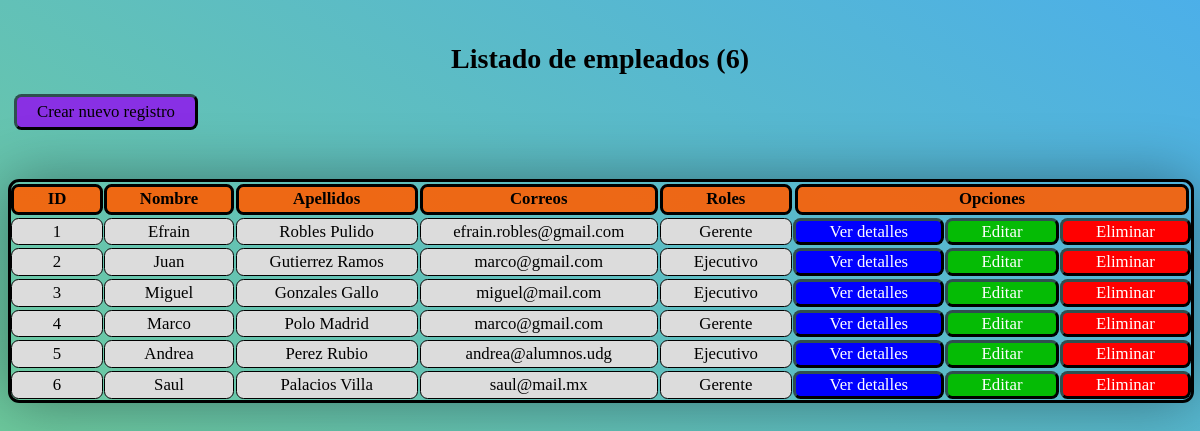
The app's page /B2/Administrador/empleados_lista.php with its own data.
### tables this page shows
CREATE TABLE `empleados` (
  `id` int(11) NOT NULL,
  `nombre` varchar(128) NOT NULL,
  `apellidos` varchar(128) NOT NULL,
  `correo` varchar(128) NOT NULL,
  `pass` varchar(32) NOT NULL,
  `rol` int(1) NOT NULL,
  `archivo_n` varchar(255) NOT NULL,
  `archivo` varchar(128) NOT NULL,
  `status` int(1) NOT NULL DEFAULT 1,
  `eliminado` int(1) NOT NULL DEFAULT 0
);

### B2/Administrador/empleados_lista.php (the view, shortened to what this page needs)
<?php
    $con = conecta();
?>
<html>
    <head>
        <link href="./css/style.css?v=<?php echo time(); ?>" rel="stylesheet" type="text/css">
    </head>
    <body>
        <?php
            $sql = "SELECT * FROM empleados
                    WHERE status = 1 AND eliminado = 0";
            $res = $con->query($sql);
            $num = $res->num_rows;
            echo "<br><h1>Listado de empleados ($num)</h1>";
        ?>
        <a class='opciones' id="crearRegistro" href="./empleados_alta.php">Crear nuevo registro</a><br><br>
        <br>
        <div class="table">
            <div class='header' id="id"><b>ID</b></div>
            <div class='header' id="nombre"><b>Nombre</b></div>
            <div class='header' id="apellidos"><b>Apellidos</b></div>
            <div class='header' id="correo"><b>Correos</b></div>
            <div class='header' id="rol"><b>Roles</b></div>
            <div class="header" id="opciones"><b>Opciones</b></div>
            <?php
                while($row = $res->fetch_array()){
                    $id = $row["id"];
                    $nombre = $row["nombre"];
                    $apellidos = $row["apellidos"];
                    $correo = $row["correo"];
                    if ($row["rol"] == 1){
                        $rol = "Gerente";
                    }elseif ($row["rol"] == 2){
                        $rol = "Ejecutivo";
                    }
                    echo "<div class='info' id='$id'>$id</div>
                        <div class='info' id='nombre'>$nombre</div>
                        <div class='info' id='apellidos'>$apellidos</div>
                        <div class='info' id='correro'>$correo</div>
                        <div class='info' id='rol'>$rol</div>
                        <a class='opciones' id='detalles' href='detalles.com'>Ver detalles</a>
                        <a class='opciones' id='editar' href='editar.com'>Editar</a>
                        <a class='opciones' id='eliminar' href='./empleados_elimina.php?id=$id'>Eliminar</a>";
                }
            ?>
        </div>
    </body>

### B2/Administrador/css/style.css (style rules this page uses)
body { background: linear-gradient(-145deg,#35a5e6e2,#74d185f9); font-size: 14px; width: auto; }
.header, .info, a { padding: 0.65%; margin: 0.09em 0.5%; display: flex; justify-content: space-around; align-items: center; border: 1px solid #000000; border-radius: 0.45em; text-decoration: none; width: auto; font-size: 1.2em; }
.table { display: grid; border: 3px solid #000000; grid-template-columns: repeat(8, auto); box-shadow: 0 0 60px #00000061; border-radius: 0.8em; width: 99.7%; }
.header#opciones { grid-column: span 3; }
.header { background-color: #ff5e00e3; border: 3px solid #000000; }
.opciones, #crearRegistro { border: 3px outset darkslategray; }
h1 { text-align: center; }
.info { background-color: gainsboro; }
#crearRegistro { background-color: #9406f2c5; color:#000000; padding:5px; width: 10em; }
#detalles { background-color: #0000ff; color: white; padding: 0%; font-stretch: normal; }
#editar { background-color: #05bb05; color: white; }
#eliminar { background-color: #ff0000; color: white; }

### records on screen
empleados: id "1", nombre "Efrain", apellidos "Robles Pulido", correo "efrain.robles@gmail.com", rol "Gerente"
empleados: id "2", nombre "Juan", apellidos "Gutierrez Ramos", correo "marco@gmail.com", rol "Ejecutivo"
empleados: id "3", nombre "Miguel", apellidos "Gonzales Gallo", correo "miguel@mail.com", rol "Ejecutivo"
empleados: id "4", nombre "Marco", apellidos "Polo Madrid", correo "marco@gmail.com", rol "Gerente"
empleados: id "5", nombre "Andrea", apellidos "Perez Rubio", correo "andrea@alumnos.udg", rol "Ejecutivo"
empleados: id "6", nombre "Saul", apellidos "Palacios Villa", correo "saul@mail.mx", rol "Gerente"

### other values on screen
$num "6"
